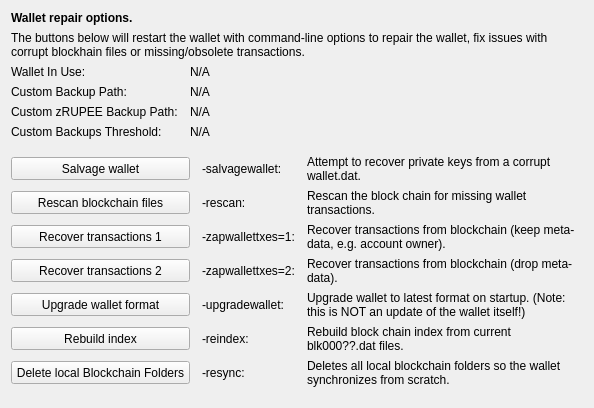
     <widget class="QWidget" name="tab_repair">
      <attribute name="title">
       <string>&amp;Wallet Repair</string>
      </attribute>
      <layout class="QGridLayout" name="gridLayout_4" columnstretch="0,0,0,0">
       <property name="horizontalSpacing">
        <number>12</number>
       </property>
       <item row="0" column="0" colspan="4">
        <widget class="QLabel" name="label_repair_header">
         <property name="font">
          <font>
           <weight>75</weight>
           <bold>true</bold>
          </font>
         </property>
         <property name="text">
          <string>Wallet repair options.</string>
         </property>
        </widget>
       </item>
       <item row="1" column="0" colspan="4">
        <widget class="QLabel" name="label_repair_helptext">
         <property name="font">
          <font>
           <weight>50</weight>
           <bold>false</bold>
          </font>
         </property>
         <property name="text">
          <string>The buttons below will restart the wallet with command-line options to repair the wallet, fix issues with corrupt blockhain files or missing/obsolete transactions.</string>
         </property>
         <property name="wordWrap">
          <bool>true</bool>
         </property>
        </widget>
       </item>
       <item row="2" column="0">
        <widget class="QLabel" name="wallet_path_label">
         <property name="text">
          <string>Wallet In Use:</string>
         </property>
        </widget>
       </item>
       <item row="2" column="1" colspan="3">
        <widget class="QLabel" name="wallet_path">
         <property name="cursor">
          <cursorShape>IBeamCursor</cursorShape>
         </property>
         <property name="text">
          <string>N/A</string>
         </property>
         <property name="textFormat">
          <enum>Qt::PlainText</enum>
         </property>
         <property name="textInteractionFlags">
          <set>Qt::LinksAccessibleByMouse|Qt::TextSelectableByKeyboard|Qt::TextSelectableByMouse</set>
         </property>
        </widget>
       </item>
       <item row="3" column="0">
        <widget class="QLabel" name="wallet_custombackuppath_label">
         <property name="text">
          <string>Custom Backup Path:</string>
         </property>
         <property name="visible">
          <bool>false</bool>
         </property>
        </widget>
       </item>
       <item row="3" column="1" colspan="3">
        <widget class="QLabel" name="wallet_custombackuppath">
         <property name="cursor">
          <cursorShape>IBeamCursor</cursorShape>
         </property>
         <property name="text">
          <string>N/A</string>
         </property>
         <property name="textFormat">
          <enum>Qt::PlainText</enum>
         </property>
         <property name="textInteractionFlags">
          <set>Qt::LinksAccessibleByMouse|Qt::TextSelectableByKeyboard|Qt::TextSelectableByMouse</set>
         </property>
         <property name="visible">
          <bool>false</bool>
         </property>
        </widget>
       </item>
       <item row="4" column="0">
        <widget class="QLabel" name="wallet_customzrupeebackuppath_label">
         <property name="text">
          <string>Custom zRUPEE Backup Path:</string>
         </property>
         <property name="visible">
          <bool>false</bool>
         </property>
        </widget>
       </item>
       <item row="4" column="1" colspan="3">
        <widget class="QLabel" name="wallet_customzrupeebackuppath">
         <property name="cursor">
          <cursorShape>IBeamCursor</cursorShape>
         </property>
         <property name="text">
          <string>N/A</string>
         </property>
         <property name="textFormat">
          <enum>Qt::PlainText</enum>
         </property>
         <property name="textInteractionFlags">
          <set>Qt::LinksAccessibleByMouse|Qt::TextSelectableByKeyboard|Qt::TextSelectableByMouse</set>
         </property>
         <property name="visible">
          <bool>false</bool>
         </property>
        </widget>
       </item>
       <item row="5" column="0">
        <widget class="QLabel" name="wallet_custombackupthreshold_label">
         <property name="text">
          <string>Custom Backups Threshold:</string>
         </property>
         <property name="visible">
          <bool>false</bool>
         </property>
        </widget>
       </item>
       <item row="5" column="1" colspan="3">
        <widget class="QLabel" name="wallet_custombackupthreshold">
         <property name="cursor">
          <cursorShape>IBeamCursor</cursorShape>
         </property>
         <property name="text">
          <string>N/A</string>
         </property>
         <property name="textFormat">
          <enum>Qt::PlainText</enum>
         </property>
         <property name="textInteractionFlags">
          <set>Qt::LinksAccessibleByMouse|Qt::TextSelectableByKeyboard|Qt::TextSelectableByMouse</set>
         </property>
         <property name="visible">
          <bool>false</bool>
         </property>
        </widget>
       </item>
       <item row="6" column="0">
        <spacer name="verticalSpacer_repair1">
         <property name="orientation">
          <enum>Qt::Vertical</enum>
         </property>
         <property name="sizeHint" stdset="0">
          <size>
           <width>10</width>
           <height>10</height>
          </size>
         </property>
        </spacer>
       </item>
       <item row="7" column="0" colspan="2">
        <widget class="QPushButton" name="btn_salvagewallet">
         <property name="minimumSize">
          <size>
           <width>100</width>
           <height>23</height>
          </size>
         </property>
         <property name="text">
          <string>Salvage wallet</string>
         </property>
        </widget>
       </item>
       <item row="7" column="2">
        <widget class="QLabel" name="label_repair_salvage_command">
         <property name="text">
          <string notr="true">-salvagewallet:</string>
         </property>
        </widget>
       </item>
       <item row="7" column="3">
        <widget class="QLabel" name="label_repair_salvage">
         <property name="text">
          <string>Attempt to recover private keys from a corrupt wallet.dat.</string>
         </property>
         <property name="wordWrap">
          <bool>true</bool>
         </property>
        </widget>
       </item>
       <item row="8" column="0" colspan="2">
        <widget class="QPushButton" name="btn_rescan">
         <property name="minimumSize">
          <size>
           <width>100</width>
           <height>23</height>
          </size>
         </property>
         <property name="text">
          <string>Rescan blockchain files</string>
         </property>
        </widget>
       </item>
       <item row="8" column="2">
        <widget class="QLabel" name="label_repair_rescan_command">
         <property name="text">
          <string notr="true">-rescan:</string>
         </property>
        </widget>
       </item>
       <item row="8" column="3">
        <widget class="QLabel" name="label_repair_rescan">
         <property name="text">
          <string>Rescan the block chain for missing wallet transactions.</string>
         </property>
         <property name="wordWrap">
          <bool>true</bool>
         </property>
        </widget>
       </item>
       <item row="9" column="0" colspan="2">
        <widget class="QPushButton" name="btn_zapwallettxes1">
         <property name="minimumSize">
          <size>
           <width>100</width>
           <height>23</height>
          </size>
         </property>
         <property name="text">
          <string>Recover transactions 1</string>
         </property>
        </widget>
       </item>
       <item row="9" column="2">
        <widget class="QLabel" name="label_repair_zap1_command">
         <property name="text">
          <string notr="true">-zapwallettxes=1:</string>
         </property>
        </widget>
       </item>
       <item row="9" column="3">
        <widget class="QLabel" name="label_repair_zap1">
         <property name="text">
          <string>Recover transactions from blockchain (keep meta-data, e.g. account owner).</string>
         </property>
         <property name="wordWrap">
          <bool>true</bool>
         </property>
        </widget>
       </item>
       <item row="10" column="0" colspan="2">
        <widget class="QPushButton" name="btn_zapwallettxes2">
         <property name="minimumSize">
          <size>
           <width>100</width>
           <height>23</height>
          </size>
         </property>
         <property name="text">
          <string>Recover transactions 2</string>
         </property>
        </widget>
       </item>
       <item row="10" column="2">
        <widget class="QLabel" name="label_repair_zap2_command">
         <property name="text">
          <string notr="true">-zapwallettxes=2:</string>
         </property>
        </widget>
       </item>
       <item row="10" column="3">
        <widget class="QLabel" name="label_repair_zap2">
         <property name="text">
          <string>Recover transactions from blockchain (drop meta-data).</string>
         </property>
         <property name="wordWrap">
          <bool>true</bool>
         </property>
        </widget>
       </item>
       <item row="11" column="0" colspan="2">
        <widget class="QPushButton" name="btn_upgradewallet">
         <property name="minimumSize">
          <size>
           <width>100</width>
           <height>23</height>
          </size>
         </property>
         <property name="text">
          <string>Upgrade wallet format</string>
         </property>
        </widget>
       </item>
       <item row="11" column="2">
        <widget class="QLabel" name="label_repair_upgrade_command">
         <property name="text">
          <string notr="true">-upgradewallet:</string>
         </property>
        </widget>
       </item>
       <item row="11" column="3">
        <widget class="QLabel" name="label_repair_upgrade">
         <property name="text">
          <string>Upgrade wallet to latest format on startup. (Note: this is NOT an update of the wallet itself!)</string>
         </property>
         <property name="wordWrap">
          <bool>true</bool>
         </property>
        </widget>
       </item>
       <item row="12" column="0" colspan="2">
        <widget class="QPushButton" name="btn_reindex">
         <property name="minimumSize">
          <size>
           <width>100</width>
           <height>23</height>
          </size>
         </property>
         <property name="text">
          <string>Rebuild index</string>
         </property>
        </widget>
       </item>
       <item row="12" column="2">
        <widget class="QLabel" name="label_repair_reindex_command">
         <property name="text">
          <string notr="true">-reindex:</string>
         </property>
        </widget>
       </item>
       <item row="12" column="3">
        <widget class="QLabel" name="label_repair_reindex">
         <property name="text">
          <string>Rebuild block chain index from current blk000??.dat files.</string>
         </property>
         <property name="wordWrap">
          <bool>true</bool>
         </property>
        </widget>
       </item>
       <item row="13" column="0" colspan="2">
        <widget class="QPushButton" name="btn_resync">
         <property name="minimumSize">
          <size>
           <width>100</width>
           <height>23</height>
          </size>
         </property>
         <property name="text">
          <string>Delete local Blockchain Folders</string>
         </property>
        </widget>
       </item>
       <item row="13" column="2">
        <widget class="QLabel" name="label_repair_resync_command">
         <property name="text">
          <string>-resync:</string>
         </property>
        </widget>
       </item>
       <item row="13" column="3">
        <widget class="QLabel" name="label_repair_resync">
         <property name="text">
          <string>Deletes all local blockchain folders so the wallet synchronizes from scratch.</string>
         </property>
         <property name="wordWrap">
          <bool>true</bool>
         </property>
        </widget>
       </item>
       <item row="14" column="0">
        <spacer name="verticalSpacer_repair2">
         <property name="orientation">
          <enum>Qt::Vertical</enum>
         </property>
         <property name="sizeHint" stdset="0">
          <size>
           <width>20</width>
           <height>10</height>
          </size>
         </property>
        </spacer>
       </item>
      </layout>
     </widget>
